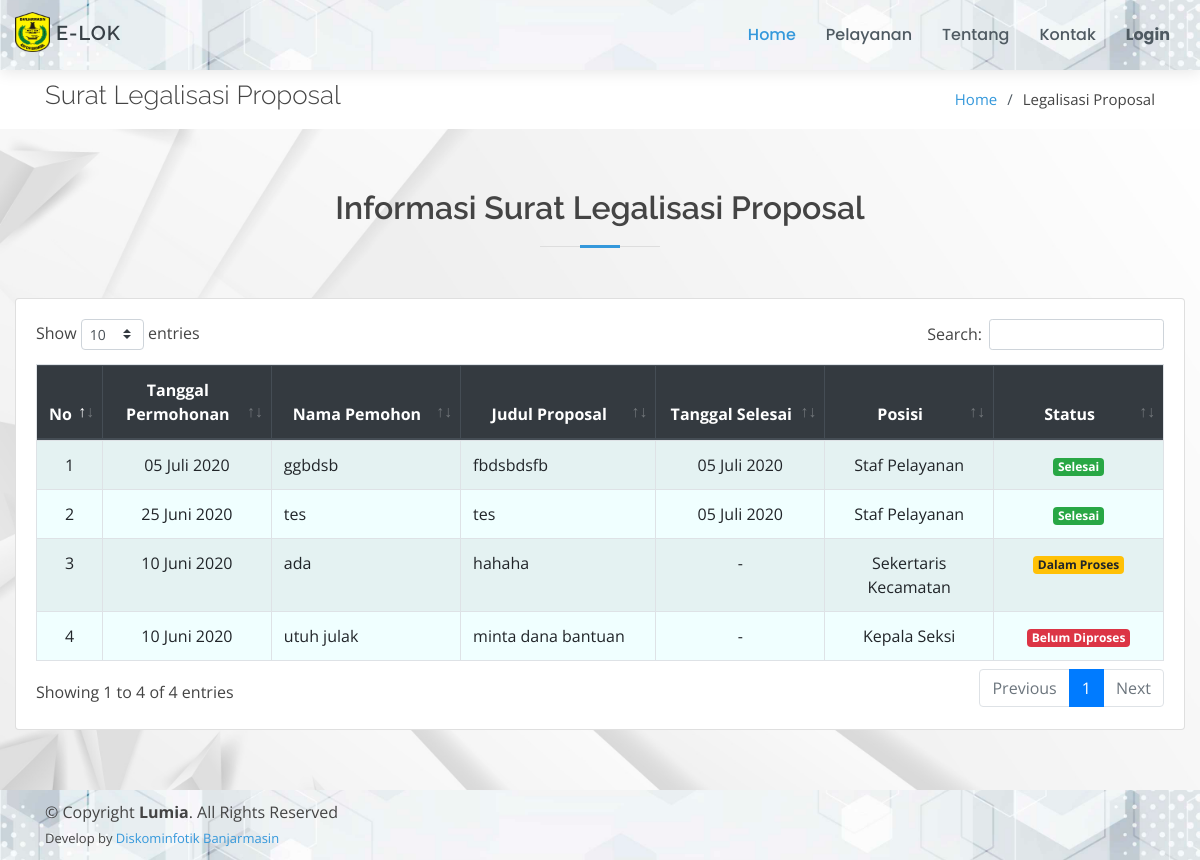
The app's page /page/legalisasi-proposal/index.php, older data.
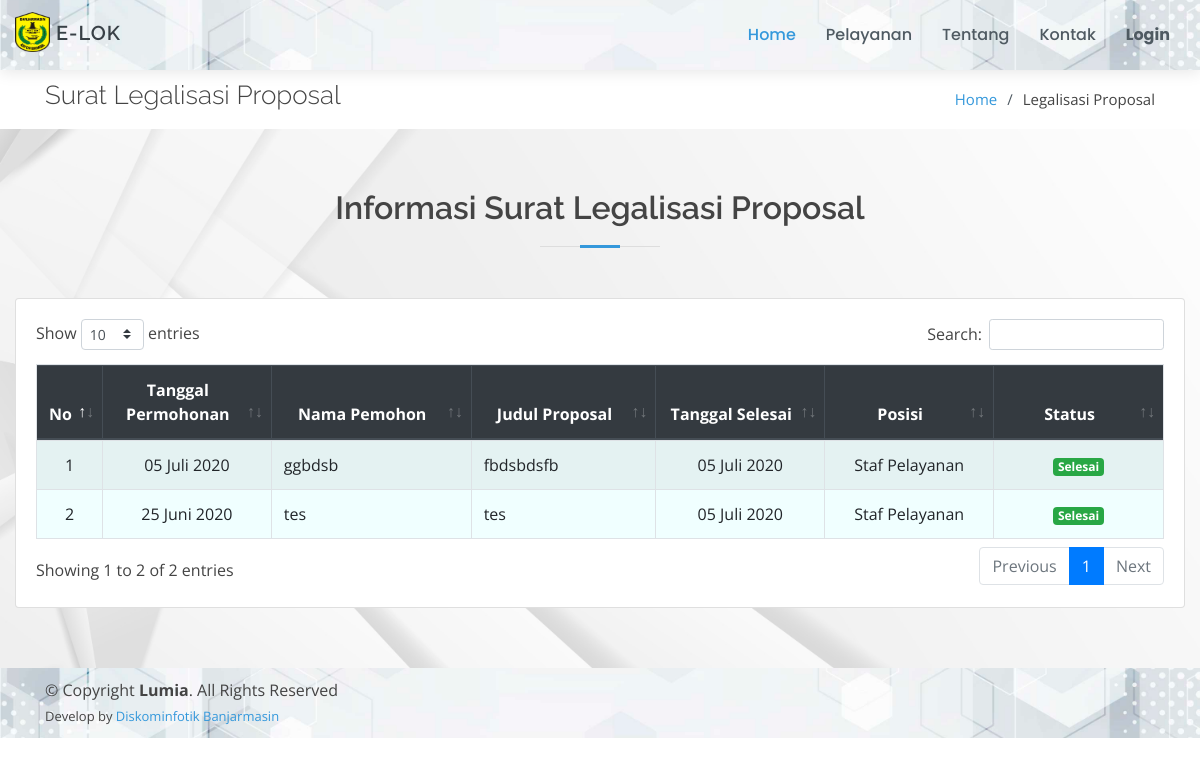
The same page, newer data.
### tables this page shows
CREATE TABLE `legalisasi_proposal` (
  `id_proposal` int(11) NOT NULL,
  `nama` varchar(50) NOT NULL,
  `judul_proposal` text NOT NULL,
  `tgl_permohonan` date NOT NULL,
  `tgl_selesai` date DEFAULT NULL,
  `id_posisi` int(11) NOT NULL,
  `status` varchar(30) NOT NULL
);

CREATE TABLE `posisi_berkas` (
  `id_posisi` int(11) NOT NULL,
  `posisi` text NOT NULL
);

### config/config.php (called while the page is built, shortened)
<?php
function base_url($url = null)
{
	$base_url = "http://localhost/layanan-kecamatan";
	if ($url != null) {
		return $base_url . "/" . $url;
	} else {
		return $base_url;
	}
}
$no = 1;

### config/bulan.php (called while the page is built, shortened)
<?php
$bln = array(
    '01' => 'Januari',
    '02' => 'Februari',
    '03' => 'Maret',
    '04' => 'April',
    '05' => 'Mei',
    '06' => 'Juni',
    '07' => 'Juli',
    '08' => 'Agustus',
    '09' => 'September',
    '10' => 'Oktober',
    '11' => 'November',
    '12' => 'Desember'
);

### page/legalisasi-proposal/index.php (the view, shortened to what this page needs)
<!DOCTYPE html>
<html lang="en">
<?php
include_once "../../config/config.php";
include_once "../../config/bulan.php";
include_once "../../template/ui/head.php";
?>
<body>
    <?php include_once "../../template/ui/header.php"; ?>
    <main id="main">
        <section id="breadcrumbs" class="breadcrumbs">
            <div class="container">
                <div class="d-flex justify-content-between align-items-center">
                    <h2>Surat Legalisasi Proposal</h2>
                    <ol>
                        <li><a href="<?= base_url(); ?>">Home</a></li>
                        <li>Legalisasi Proposal</li>
                    </ol>
                </div>
            </div>
        </section>
        <section id="services" class="services graform">
            <div class="container-fluid">
                <div class="section-title">
                    <h2>Informasi Surat Legalisasi Proposal</h2>
                </div>
                <div class="row">
                    <div class="col-md-12">
                        <div class="card">
                            <div class="card-body">
                                <div class="table-responsive">
                                    <table class="table table-bordered table-striped" id="example1">
                                        <thead class="thead-dark">
                                            <tr align="center">
                                                <th>No</th>
                                                <th>Tanggal Permohonan</th>
                                                <th>Nama Pemohon</th>
                                                <th>Judul Proposal</th>
                                                <th>Tanggal Selesai</th>
                                                <th>Posisi</th>
                                                <th>Status</th>
                                            </tr>
                                        </thead>
                                        <tbody style="background-color: azure">
                                            <?php
                                            $data = $koneksi->query("SELECT * FROM legalisasi_proposal ORDER BY id_proposal DESC");
                                            foreach ($data as $row) {
                                                $po = $koneksi->query("SELECT * FROM posisi_berkas WHERE id_posisi = '$row[id_posisi]'")->fetch_array();
                                            ?>
                                                <tr align="center">
                                                    <td width="5%"><?= $no++; ?></td>
                                                    <td width="15%">
                                                        <?=
                                                            date('d', strtotime($row['tgl_permohonan'])) . " " .
                                                                $bln[date('m', strtotime($row['tgl_permohonan']))] . " " .
                                                                date('Y', strtotime($row['tgl_permohonan']));
                                                        ?>
                                                    </td>
                                                    <td align="left"><?= $row['nama'] ?></td>
                                                    <td align="left"><?= $row['judul_proposal'] ?></td>
                                                    <td width="15%">
                                                        <?php
                                                        if ($row['tgl_selesai']) {
                                                            echo
                                                                date('d', strtotime($row['tgl_selesai'])) . " " .
                                                                    $bln[date('m', strtotime($row['tgl_selesai']))] . " " .
                                                                    date('Y', strtotime($row['tgl_selesai']));
                                                        } else {
                                                            echo "-";
                                                        }
                                                        ?>
                                                    </td>
                                                    <td width="15%"><?= $po['posisi'] ?></td>
                                                    <td width="15%">
                                                        <?php
                                                        if ($row['status'] == "Belum Diproses") {
                                                            echo "<span class='badge badge-danger'>" . $row['status'] . "</span>";
                                                        } elseif ($row['status'] == "Dalam Proses") {
                                                            echo "<span class='badge badge-warning'>" . $row['status'] . "</span>";
                                                        } else {
                                                            echo "<span class='badge badge-success'>" . $row['status'] . "</span>";
                                                        }
                                                        ?>
                                                    </td>
                                                </tr>
                                            <?php } ?>
                                        </tbody>
                                    </table>
                                </div>
                            </div>
                        </div>
                    </div>
                </div>
            </div>
        </section>
    </main>
    <?php include_once "../../template/ui/footer.php"; ?>
</body>
</html>

### template/ui/head.php (shortened to what this page needs)
<head>
  <link href="<?= base_url() ?>/assets/ui/assets/vendor/bootstrap/css/bootstrap.min.css" rel="stylesheet">
  <link href="<?= base_url() ?>/assets/ui/assets/vendor/icofont/icofont.min.css" rel="stylesheet">
  <link href="<?= base_url() ?>/assets/ui/assets/vendor/boxicons/css/boxicons.min.css" rel="stylesheet">
  <link href="<?= base_url() ?>/assets/ui/assets/vendor/animate.css/animate.min.css" rel="stylesheet">
  <link href="<?= base_url() ?>/assets/ui/assets/vendor/venobox/venobox.css" rel="stylesheet">
  <link href="<?= base_url() ?>/assets/ui/assets/vendor/owl.carousel/assets/owl.carousel.min.css" rel="stylesheet">
  <link rel="stylesheet" href="<?= base_url() ?>/assets/plugins/fontawesome-free/css/all.min.css">
  <link rel="stylesheet" href="<?= base_url() ?>/assets/plugins/datatables-bs4/css/dataTables.bootstrap4.css">
  <link rel="stylesheet" href="<?= base_url() ?>/assets/alert/sweetalert.css">
  <link rel="stylesheet" href="<?= base_url() ?>/assets/plugins/select2/css/select2.min.css">
  <link rel="stylesheet" href="<?= base_url() ?>/assets/plugins/toastr/toastr.min.css">
  <link rel="stylesheet" href="<?= base_url() ?>/assets/plugins/bootstrap-fileupload/bootstrap-fileupload.min.css">
  <link rel="stylesheet" href="<?= base_url() ?>/assets/plugins/summernote/summernote-bs4.css">
  <link rel="stylesheet" href="<?= base_url() ?>/assets/dropify/dist/css/dropify.min.css">
  <link href="<?= base_url() ?>/assets/ui/assets/css/style.css" rel="stylesheet">
</head>

### template/ui/header.php (shortened to what this page needs)
<header id="header" class="fixed-top d-flex align-items-center">
    <div class="container-fluid d-flex align-items-center">
        <div class="logo mr-auto">
            <h1>
                <a href="<?= base_url(); ?>"> <img src="<?= base_url() ?>/assets/img/logo-bjm.png" style="width: 35px; height: 40px; margin-top: -6px;"> E-LOK</a>
            </h1>
        </div>
        <nav class="nav-menu d-none d-lg-block">
            <ul>
                <li class="active"><a href="<?= base_url(); ?>">Home</a></li>
                <li><a href="#pelayanan">Pelayanan</a></li>
                <li><a href="#tentang">Tentang</a></li>
                <li><a href="#contact">Kontak</a></li>
                <?php if (!isset($_SESSION['id_masyarakat'])) { ?>
                    <li>
                        <a href="<?= base_url('login') ?>"><b>Login</b></a>
                    </li>
                <?php } ?>
            </ul>
        </nav>
    </div>
</header>

### template/ui/footer.php
<footer id="footer">
    <div class="footer-top">
        <div class="container">
            <div class="mr-md-auto text-center text-md-left">
                <div class="copyright">
                    &copy; Copyright <strong><span>Lumia</span></strong>. All Rights Reserved
                </div>
                <div class="credits">
                    Develop by <a href="#">Diskominfotik Banjarmasin</a>
                </div>
            </div>
        </div>
    </div>
</footer>

### assets/ui/assets/css/style.css (style rules this page uses)
body { font-family: "Open Sans", sans-serif; color: #444444; }
a { color: #3498db; }
h1, h2, h3, h4, h5, h6 { font-family: "Raleway", sans-serif; }
#header { height: 70px; transition: all 0.5s; z-index: 997; transition: all 0.5s; background: url('../../../bg-cover/putih1.jpg') center center no-repeat; background-size: cover; box-shadow: 0px 2px 15px rgba(0, 0, 0, 0.1); }
#header .logo h1 { font-size: 20px; margin: 0; font-weight: 600; letter-spacing: 1px; text-transform: uppercase; color: #384046; }
#header .logo h1 a, #header .logo h1 a:hover { color: #384046; text-decoration: none; }
#header .logo img { max-height: 40px; }
.nav-menu, .nav-menu * { margin: 0; padding: 0; list-style: none; }
.nav-menu>ul>li { position: relative; white-space: nowrap; float: left; }
.nav-menu a { display: block; position: relative; color: #4f5a62; padding: 12px 15px; transition: 0.3s; font-size: 16px; font-weight: 500; font-family: "Poppins", sans-serif; }
.nav-menu a:hover, .nav-menu .active>a, .nav-menu li:hover>a { color: #3498db; text-decoration: none; }
.mobile-nav { position: fixed; top: 55px; right: 15px; bottom: 15px; left: 15px; z-index: 9999; overflow-y: auto; background: #fff; transition: ease-in-out 0.2s; opacity: 0; visibility: hidden; border-radius: 10px; padding: 10px 0; }
.mobile-nav * { margin: 0; padding: 0; list-style: none; }
.mobile-nav a { display: block; position: relative; color: #384046; padding: 10px 20px; font-weight: 500; outline: none; }
.mobile-nav a:hover, .mobile-nav .active>a, .mobile-nav li:hover>a { color: #3498db; text-decoration: none; }
section { padding: 60px 0; }
.section-title { text-align: center; padding-bottom: 30px; }
.section-title h2 { font-size: 32px; font-weight: 600; margin-bottom: 20px; padding-bottom: 20px; position: relative; }
.section-title h2::before { content: ''; position: absolute; display: block; width: 120px; height: 1px; background: #ddd; bottom: 1px; left: calc(50% - 60px); }
.section-title h2::after { content: ''; position: absolute; display: block; width: 40px; height: 3px; background: #3498db; bottom: 0; left: calc(50% - 20px); }
.breadcrumbs { padding: 10px 0; margin-top: 70px; background-color: #fff; }
.breadcrumbs h2 { font-size: 26px; font-weight: 300; }
.breadcrumbs ol { display: flex; flex-wrap: wrap; list-style: none; padding: 0; margin: 0; font-size: 15px; }
.breadcrumbs ol li+li { padding-left: 10px; }
.breadcrumbs ol li+li::before { display: inline-block; padding-right: 10px; color: #4f5a62; content: "/"; }
#footer { color: #444444; font-size: 16px; background: #f7fbfe; }
#footer .footer-top { height: 70px; bottom: 0; position: relative; padding: 10px 0 10px 0; background: url('../../../bg-cover/putih1.jpg') center center no-repeat; background-size: cover; position: relative; }
#footer .credits { padding-top: 5px; font-size: 13px; color: #444444; }
.graform { background: url('../../../bg-cover/putih2.jpg') center center no-repeat; background-size: cover; position: relative; }

Row changes from the older to the newer data that the page shows:
removed legalisasi_proposal: tgl_permohonan "10", tgl_permohonan "Juni", tgl_permohonan "2020", nama "ada", judul_proposal "hahaha", id_posisi.posisi "Sekertaris Kecamatan", status "Dalam Proses"
removed legalisasi_proposal: tgl_permohonan "10", tgl_permohonan "Juni", tgl_permohonan "2020", nama "utuh julak", judul_proposal "minta dana bantuan", id_posisi.posisi "Kepala Seksi", status "Belum Diproses"
Text that changed along with them:
text written by a page script: "Show entries Search: Showing 1 to 4 of 4 entries Previous 1 Next" → "Show entries Search: Showing 1 to 2 of 2 entries Previous 1 Next"
